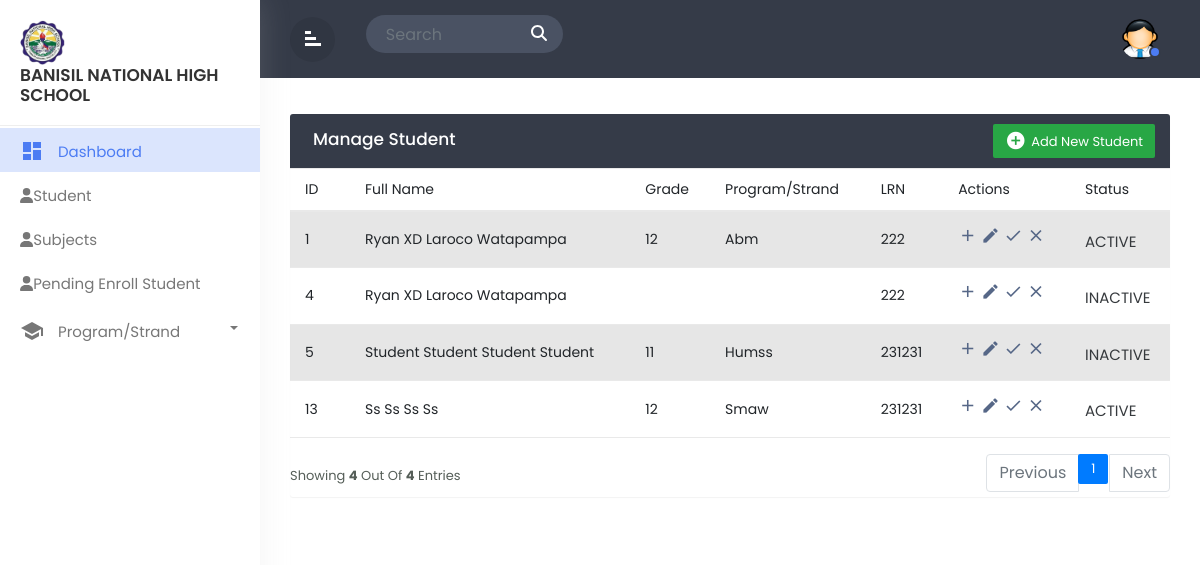
The app's page /admin_student.php, older data.
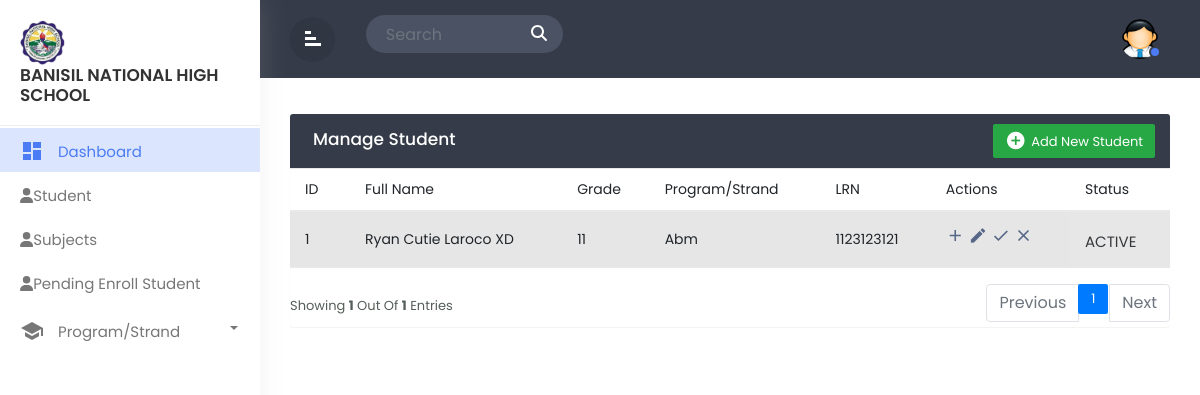
The same page, newer data.
### tables this page shows
CREATE TABLE `tbl_userinfo` (
  `user_id` int(11) NOT NULL,
  `firstname` varchar(244) NOT NULL,
  `middlename` varchar(244) NOT NULL,
  `lastname` varchar(244) NOT NULL,
  `suffix` varchar(244) NOT NULL,
  `gender` varchar(244) NOT NULL,
  `birthday` date NOT NULL,
  `age` int(11) NOT NULL
);

CREATE TABLE `tbl_enrollment` (
  `enrollment_id` int(11) NOT NULL,
  `userinfo_id` int(11) NOT NULL,
  `admit_type` varchar(244) NOT NULL,
  `grade` varchar(244) NOT NULL,
  `program` varchar(244) NOT NULL,
  `term` varchar(244) NOT NULL,
  `lrn` int(11) NOT NULL,
  `lsa` varchar(244) NOT NULL
);

### admin_student.php (the view, shortened to what the changed rows need)
<!doctype html>
<html lang="en">
  <head>
        <link href="https://cdn.jsdelivr.net/npm/bootstrap@5.2.3/dist/css/bootstrap.min.css" rel="stylesheet">
        <link rel="stylesheet" href="css/bootstrap.min.css">
        <link rel="stylesheet" href="css/custom.css">
  </head>
  <body>
<div class="wrapper">
		<div id="content">
		   <div class="main-content">
			  <div class="row">
				<div class="col-md-12">
				<div class="table-wrapper">
    <div class="table-title">
      <div class="row">
        <div class="col-sm-6 p-0 d-flex justify-content-lg-start justify-content-center">
          <h2 class="ml-lg-2">Manage Student</h2>
        </div>
      </div>
    </div>
    <?php
      include 'dbcon.php';
      $limit = 10;
      $page = isset($_GET['page']) ? $_GET['page'] : 1;
      $sqlCount = "SELECT COUNT(*) AS total FROM tbl_userinfo
             JOIN tbl_user_level ON tbl_user_level.user_level_id = tbl_userinfo.user_id
             WHERE tbl_user_level.level = 'STUDENT'";
      $resultCount = mysqli_query($conn, $sqlCount);
      $rowCount = mysqli_fetch_assoc($resultCount)['total'];
      $totalPages = ceil($rowCount / $limit);
      $offset = ($page - 1) * $limit;
      $sql = "SELECT tbl_userinfo.user_id, tbl_userinfo.firstname, tbl_userinfo.middlename, tbl_userinfo.lastname, tbl_userinfo.suffix, tbl_enrollment.userinfo_id, tbl_enrollment.admit_type, tbl_enrollment.grade, tbl_enrollment.program, tbl_enrollment.term, tbl_enrollment.lrn, tbl_enrollment.lsa, tbl_user_status.status, tbl_user_level.level
              FROM tbl_userinfo
              JOIN tbl_enrollment ON tbl_userinfo.user_id = tbl_enrollment.userinfo_id
              JOIN tbl_user_status ON tbl_userinfo.user_id = tbl_user_status.userinfo_id
              JOIN tbl_user_level ON tbl_userinfo.user_id = tbl_user_level.userinfo_id
              WHERE tbl_user_level.level = 'STUDENT'
              LIMIT $limit OFFSET $offset";
      $result = mysqli_query($conn, $sql);
      ?>
      <table class="table table-striped table-hover" id="student_table">
        <thead>
          <tr>
            <th>ID</th>
            <th>Full Name</th>
            <th>Grade</th>
            <th>Program/Strand</th>
            <th>LRN</th>
            <th>Actions</th>
            <th>Status</th>
          </tr>
        </thead>
        <tbody>
          <?php foreach ($result as $row): ?>
          <tr>
            <td><?php echo $row['user_id'] ?></td>
            <td><?php echo $row['firstname'] . ' ' . $row['middlename'] . ' ' . $row['lastname'] . ' ' . $row['suffix']; ?></td>
            <td><?php echo $row['grade']; ?></td>
            <td><?php echo $row['program']; ?></td>
            <td><?php echo $row['lrn'] ?></td>
            <td>
            <a href="admin_student_add_account.php?user_id=<?php echo $row['user_id']?>&userinfo_id=<?php echo $row['userinfo_id']?>" class="edit">
                <i class="material-icons" data-toggle="tooltip" title="Add Student Account">add</i>
            </a>
            <a href="admin_student_edit.php?user_id=<?php echo $row['user_id']?>&userinfo_id=<?php echo $row['userinfo_id']?>" class="confirm">
                <i class="material-icons" data-toggle="tooltip" title="Edit">create</i>
            </a>
            <a href="admin_student_activate.php?user_id=<?php echo $row['user_id']?>" class="confirm">
                <i class="material-icons" data-toggle="tooltip" title="Confirm">&#xE5CA;</i>
            </a>
            <a href="admin_student_deactivate.php?user_id=<?php echo $row['user_id']?>" class="decline">
                <i class="material-icons" data-toggle="tooltip" title="Decline">&#xE5CD;</i>
            </a>
            </td>
            <td>
            <?php
            if($row['status'] == 1){
              echo '<span class="active">ACTIVE</span>';
            } else {
              echo '<span class="inactive">INACTIVE</span>';
            }
            ?>
            </td>
          </tr>
          <?php endforeach; ?>
        </tbody>
      </table>
<div class="clearfix">
<div class="hint-text">Showing <b><?php echo mysqli_num_rows($result) ?></b> out of <b><?php echo mysqli_num_rows($result) ?></b> entries</div>
  <ul class="pagination">
    <?php for ($i = 1; $i <= $totalPages; $i++): ?>
      <li class="page-item <?php if ($i == $page) echo 'active' ?>">
        <a href="?page=<?php echo $i ?>" class="page-link"><?php echo $i ?></a>
      </li>
    <?php endfor; ?>
  </ul>
</div>
</div>
  </body>
  </html>

Row changes from the older to the newer data that the page shows:
removed tbl_userinfo: user_id "4", firstname "Ryan", middlename "XD", lastname "Laroco", suffix "Watapampa", tbl_enrollment.lrn "222", shows "INACTIVE"
removed tbl_userinfo: user_id "5", firstname "Student", middlename "Student", lastname "Student", suffix "Student", tbl_enrollment.grade "11", tbl_enrollment.program "Humss", tbl_enrollment.lrn "231231", shows "INACTIVE"
removed tbl_userinfo: user_id "13", firstname "Ss", middlename "Ss", lastname "Ss", suffix "Ss", tbl_enrollment.grade "12", tbl_enrollment.program "Smaw", tbl_enrollment.lrn "231231", shows "ACTIVE"
changed tbl_userinfo "Ryan": middlename "XD" → "Cutie"; suffix "Watapampa" → "XD"; tbl_enrollment.grade "12" → "11"; tbl_enrollment.lrn "222" → "1123123121"
Text that changed along with them:
mysqli_num_rows($result): "4" → "1"
